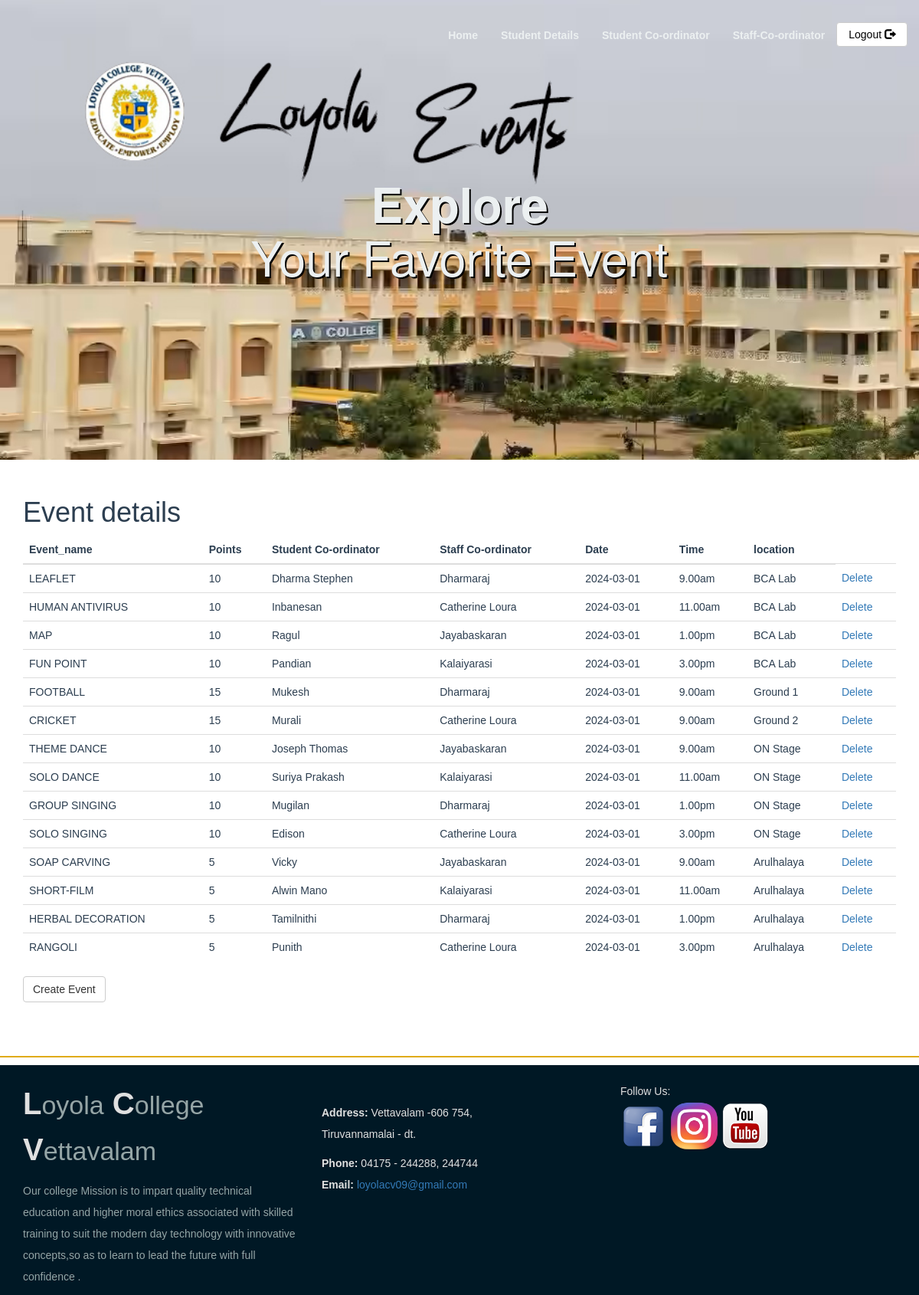
Page /le/adminPage.php on the committed database.
### tables this page shows
CREATE TABLE IF NOT EXISTS `staff_coordinator` (
  `stid` int NOT NULL AUTO_INCREMENT,
  `name` varchar(100) NOT NULL,
  `phone` varchar(10) DEFAULT NULL,
  `event_id` int DEFAULT NULL,
  PRIMARY KEY (`stid`)
);

CREATE TABLE IF NOT EXISTS `events` (
  `event_id` int NOT NULL,
  `event_title` varchar(50) NOT NULL,
  `event_points` int DEFAULT NULL,
  `participents` int DEFAULT '0',
  `img_link` text,
  `type_id` int DEFAULT NULL,
  PRIMARY KEY (`event_id`)
);

CREATE TABLE IF NOT EXISTS `student_coordinator` (
  `sid` int NOT NULL AUTO_INCREMENT,
  `st_name` varchar(100) NOT NULL,
  `phone` varchar(10) DEFAULT NULL,
  `event_id` int DEFAULT NULL,
  PRIMARY KEY (`sid`)
);

CREATE TABLE IF NOT EXISTS `event_info` (
  `event_id` int NOT NULL AUTO_INCREMENT,
  `Date` date DEFAULT NULL,
  `time` varchar(20) NOT NULL,
  `location` varchar(300) NOT NULL,
  PRIMARY KEY (`event_id`)
);

### le/adminPage.php (the view, shortened to what this page needs)
<?php
include_once 'classes/db1.php';
$result = mysqli_query($conn,"SELECT * FROM staff_coordinator s ,event_info ef ,student_coordinator st,events e where e.event_id= ef.event_id and e.event_id= s.event_id and e.event_id= st.event_id");
?>
<!DOCTYPE html>
<html>
<head>
</head>
    <body>
<?php include 'utils/adminHeader.php'?>
        <div class = "content">
            <div class = "container">
            <h1>Event details</h1>
            <?php
if (mysqli_num_rows($result) > 0) {
?>
                <table class="table table-hover" >
                    <thead>
                        <tr>
                            <th>Event_name</th>
                            <th>Points</th>
                            <th>Student Co-ordinator</th>
                            <th>Staff Co-ordinator</th>
                            <th>Date</th>
                            <th>Time</th>
                            <th>location </th>
                        </tr>
                    </thead>
                    <tbody>
                        <?php
                     while($row = mysqli_fetch_array($result)){
                            echo '<tr>';
                             echo '<td>' . $row['event_title'] . '</td>';
                            echo '<td>' . $row['event_points'] . '</td>';
                            echo '<td>' . $row['st_name'] . '</td>';
                            echo '<td>' . $row['name'] . '</td>';
                            echo '<td>'.$row['Date'].'</td>';
                            echo '<td>'.$row['time'].'</td>';
                            echo '<td>'.$row['location'].'</td>';
                            echo '<td>'
                            .'<a class="delete" href="deleteEvent.php?id='.$row['event_id'].'">Delete</a> '
                            .'</td>';
                            echo '</tr>';
                        }
                        ?>
                    </tbody>
                </table>
<?php
}
?>
                <a class="btn btn-default" href = "createEventForm.php">Create Event</a>
            </div>
        </div>
        <?php require 'utils/footer.php'; ?>
    </body>
</html>

### le/css/style.css (style rules this page uses)
body { overflow-x: hidden; }
.content { font-family: Arial, Helvetica, sans-serif; color: #2C3E50; }

### rows in the picture
staff_coordinator: event.event_title "LEAFLET", event.event_points "10", student_coordinator.st_name "Dharma Stephen", name "Dharmaraj", event_info.Date "2024-03-01", event_info.time "9.00am", event_info.location "BCA Lab"
staff_coordinator: event.event_title "HUMAN ANTIVIRUS", event.event_points "10", student_coordinator.st_name "Inbanesan", name "Catherine Loura", event_info.Date "2024-03-01", event_info.time "11.00am", event_info.location "BCA Lab"
staff_coordinator: event.event_title "MAP", event.event_points "10", student_coordinator.st_name "Ragul", name "Jayabaskaran", event_info.Date "2024-03-01", event_info.time "1.00pm", event_info.location "BCA Lab"
staff_coordinator: event.event_title "FUN POINT", event.event_points "10", student_coordinator.st_name "Pandian", name "Kalaiyarasi", event_info.Date "2024-03-01", event_info.time "3.00pm", event_info.location "BCA Lab"
staff_coordinator: event.event_title "FOOTBALL", event.event_points "15", student_coordinator.st_name "Mukesh", name "Dharmaraj", event_info.Date "2024-03-01", event_info.time "9.00am", event_info.location "Ground 1"
staff_coordinator: event.event_title "CRICKET", event.event_points "15", student_coordinator.st_name "Murali", name "Catherine Loura", event_info.Date "2024-03-01", event_info.time "9.00am", event_info.location "Ground 2"
staff_coordinator: event.event_title "THEME DANCE", event.event_points "10", student_coordinator.st_name "Joseph Thomas", name "Jayabaskaran", event_info.Date "2024-03-01", event_info.time "9.00am", event_info.location "ON Stage"
staff_coordinator: event.event_title "SOLO DANCE", event.event_points "10", student_coordinator.st_name "Suriya Prakash", name "Kalaiyarasi", event_info.Date "2024-03-01", event_info.time "11.00am", event_info.location "ON Stage"
staff_coordinator: event.event_title "GROUP SINGING", event.event_points "10", student_coordinator.st_name "Mugilan", name "Dharmaraj", event_info.Date "2024-03-01", event_info.time "1.00pm", event_info.location "ON Stage"
staff_coordinator: event.event_title "SOLO SINGING", event.event_points "10", student_coordinator.st_name "Edison", name "Catherine Loura", event_info.Date "2024-03-01", event_info.time "3.00pm", event_info.location "ON Stage"
staff_coordinator: event.event_title "SOAP CARVING", event.event_points "5", student_coordinator.st_name "Vicky", name "Jayabaskaran", event_info.Date "2024-03-01", event_info.time "9.00am", event_info.location "Arulhalaya"
staff_coordinator: event.event_title "SHORT-FILM", event.event_points "5", student_coordinator.st_name "Alwin Mano", name "Kalaiyarasi", event_info.Date "2024-03-01", event_info.time "11.00am", event_info.location "Arulhalaya"
staff_coordinator: event.event_title "HERBAL DECORATION", event.event_points "5", student_coordinator.st_name "Tamilnithi", name "Dharmaraj", event_info.Date "2024-03-01", event_info.time "1.00pm", event_info.location "Arulhalaya"
staff_coordinator: event.event_title "RANGOLI", event.event_points "5", student_coordinator.st_name "Punith", name "Catherine Loura", event_info.Date "2024-03-01", event_info.time "3.00pm", event_info.location "Arulhalaya"
